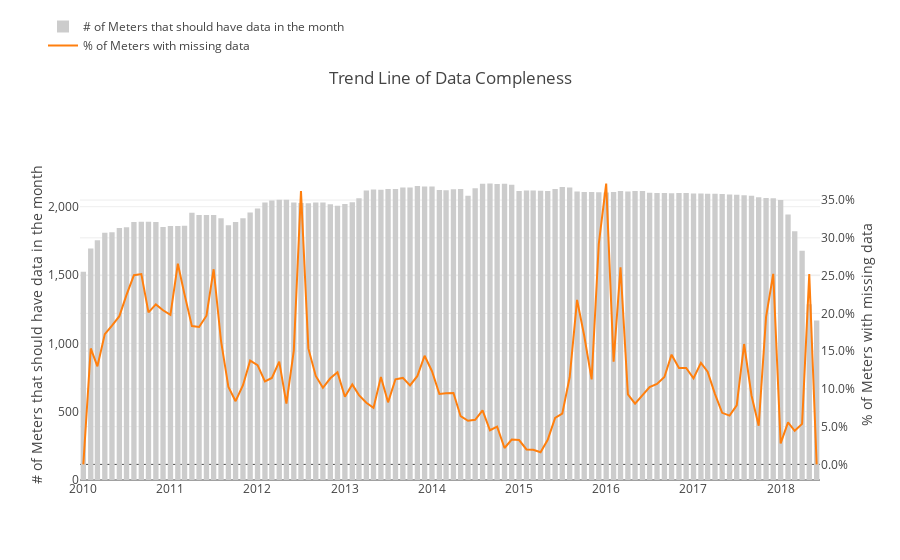

The cell this chart's notebook holds for it:
### Code cell
# Create a trace
trace1 = go.Bar(
    x = df_data_completeness_by_month.Revenue_Month,
    y = df_data_completeness_by_month.meters_count,
    name = '# of Meters that should have data in the month', 
    marker=dict(
        color='rgba(204,204,204,1)'
    ),
    yaxis= 'y'
)

trace2 = go.Scatter(
    x = df_data_completeness_by_month.Revenue_Month,
    y = 1 - df_data_completeness_by_month.meter_with_data_perc,
    name = '% of Meters with missing data',
    yaxis = 'y2'
)

data = [trace1, trace2]

layout = go.Layout(
    title='Trend Line of Data Compleness',
    yaxis=dict(
        title='# of Meters that should have data in the month',
        tickformat=",",
    ),
    yaxis2=dict(
        title='% of Meters with missing data',
        tickformat=".1%",
        side='right',
        overlaying='y',
    ), 
    legend=dict(x = -0.05, y=1.5)
)
fig = go.Figure(data=data, layout=layout)
iplot(fig)
